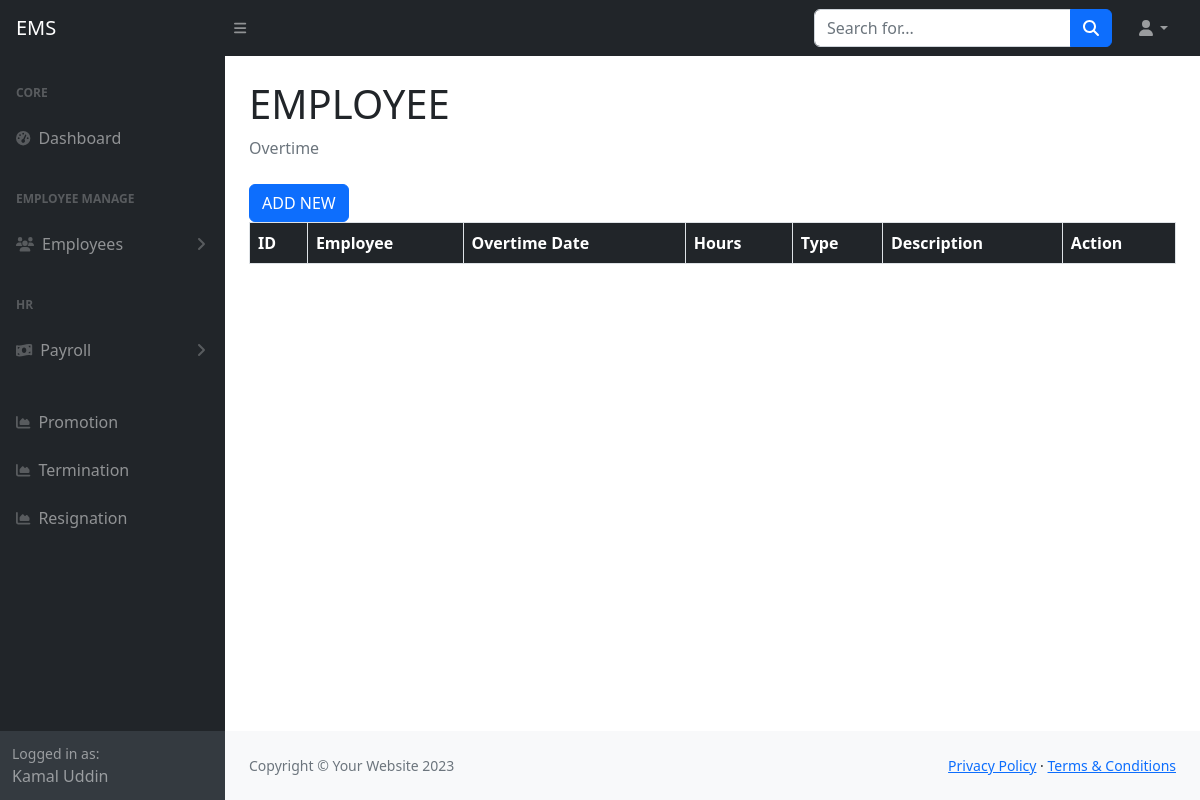
Page /overtime_list.php (signed in) on the earlier database version.
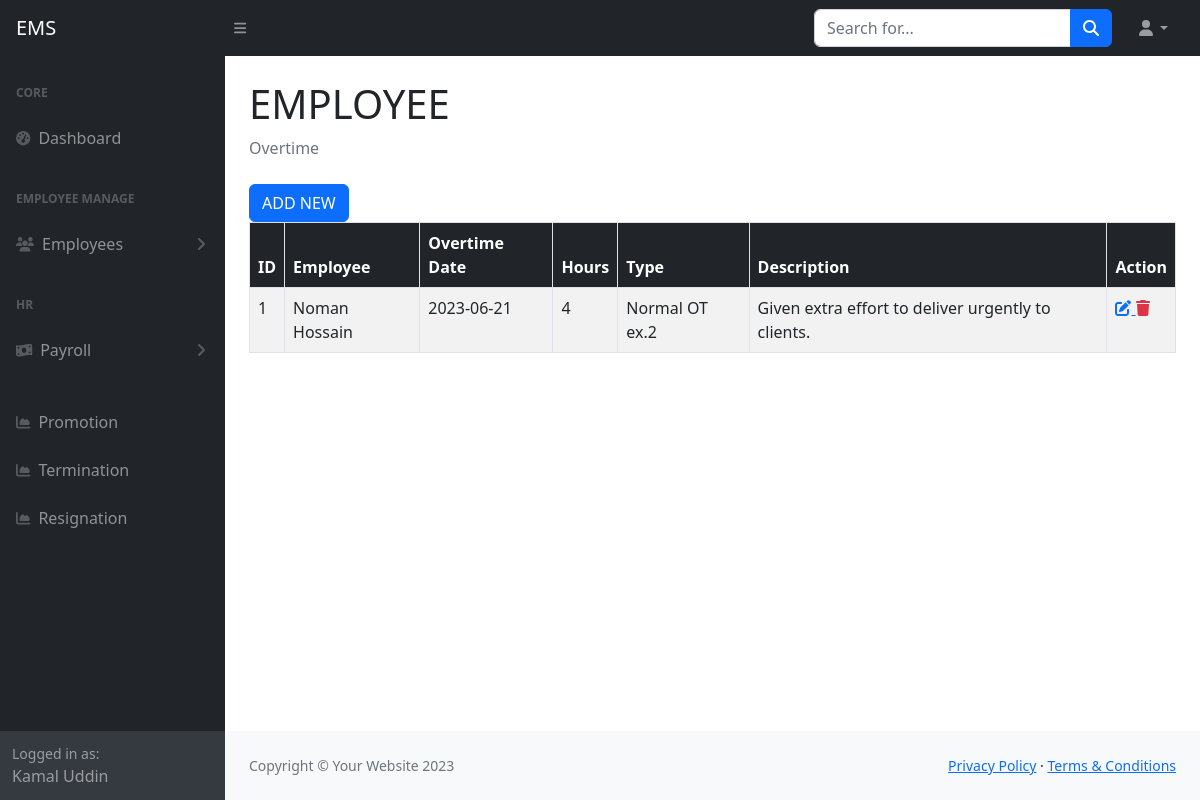
Same page on the later database version.
### tables this page shows
CREATE TABLE `tbl_overtime` (
  `id` int(50) NOT NULL,
  `employee` varchar(255) DEFAULT NULL,
  `overtime_date` date DEFAULT NULL,
  `hours` int(15) DEFAULT NULL,
  `type` varchar(255) DEFAULT NULL,
  `description` text DEFAULT NULL,
  `created_at` datetime DEFAULT NULL,
  `created_by` varchar(255) DEFAULT NULL,
  `updated_at` datetime DEFAULT NULL,
  `updated_by` varchar(255) DEFAULT NULL,
  `deleted_at` datetime DEFAULT NULL
);

CREATE TABLE `tbl_employees` (
  `id` int(50) NOT NULL,
  `first_name` varchar(255) NOT NULL,
  `last_name` varchar(255) NOT NULL,
  `email` varchar(255) NOT NULL,
  `phone` varchar(15) DEFAULT NULL,
  `employee_id` varchar(255) DEFAULT NULL,
  `department_id` int(11) DEFAULT NULL,
  `designation_id` int(11) DEFAULT NULL,
  `joining_date` date DEFAULT NULL,
  `yearly_leave` int(11) NOT NULL,
  `image` varchar(255) DEFAULT NULL,
  `basic_salary` decimal(10,2) NOT NULL,
  `created_at` datetime DEFAULT NULL,
  `created_by` varchar(255) DEFAULT NULL,
  `updated_at` datetime DEFAULT NULL,
  `updated_by` varchar(255) DEFAULT NULL,
  `deleted_at` datetime DEFAULT NULL
);

### include/settings.php (called while the page is built)
<?php
$protocol = isset($_SERVER['HTTPS']) ? 'https' : 'http';
$base_url="$protocol://".$_SERVER['SERVER_NAME']."/".explode('/',$_SERVER['SCRIPT_NAME'])[1]."/";
    require_once('class/crud.php');
    $mysqli=new crud;
?>

### class/crud.php (called while the page is built, shortened)
<?php
    class crud{
        private $host='localhost';
        private $user='root';
        private $password='';
        private $database='employee';
        private $connection;
        public function __construct(){
            $this->connection=new mysqli($this->host,$this->user,$this->password,$this->database);
        }
        public function common_select_query($sql){
            $result=array();
            $error=false;
            $rs=$this->connection->query($sql);
            if($rs){
                if($rs->num_rows > 0){
                    while($r=$rs->fetch_object()){
                        array_push($result,$r);
                    }
                }
            }else{
                $error=$this->connection->error;
            }
            $return = array('data'=>$result,'error'=>$error);
            return $return;
        }
    }
?>

### overtime_list.php (the view)
<?php require_once('include/header.php') ?>
<?php require_once('include/sidebar.php') ?>
<div class="container-fluid px-4">
    <h1 class="mt-4">EMPLOYEE</h1>
    <ol class="breadcrumb mb-4">
        <li class="breadcrumb-item active">Overtime</li>
    </ol>
    <a href="<?= $base_url?>overtime_add.php"class="btn btn-primary align-right">ADD NEW</a>
    <table class="table table-striped table-bordered">
        <thead class="bg-dark text-white">
            <tr>
                <th>ID</th>
                <th>Employee</th>
                <th>Overtime Date</th>
                <th>Hours</th>
                <th>Type</th>
                <th>Description</th>
                <th>Action</th>
            </tr>
        </thead>
        <tbody>
            <?php
                    $data=$mysqli->common_select_query('SELECT tbl_overtime.*,tbl_employees.first_name,tbl_employees.last_name
                    From `tbl_overtime`
                    join tbl_employees on tbl_employees.id=tbl_overtime.employee
                    where tbl_overtime.deleted_at is null');
                if(!$data['error']){
                        foreach($data['data'] as $d){
                    ?>
            <tr>
                <td><?= $d->id ?></td>
                <td><?= $d->first_name ?> <?= $d->last_name ?></td>
                <td><?= $d->overtime_date ?></td>
                <td><?= $d->hours ?></td>
                <td><?= $d->type ?></td>
                <td><?= $d->description ?></td>
                <td>
                    <a title="Update" href="<?= $base_url?>overtime_edit.php?id=<?= $d->id ?>">
                                <i class="fa fa-edit"></i>
                    </a>
                    <a title="Delete" class="text-danger" href="overtime_delete.php?id=<?= $d->id ?>">
                                <i class="fa fa-trash"></i>
                    </a>
                </td>
            </tr>
            <?php
            }
                    }
                    ?>
        </tbody>
    </table>
</div>
<?php require_once('include/footer.php') ?>

Differences in the rows shown:
added tbl_overtime: id "1", tbl_employees.first_name "Noman", tbl_employees.last_name "Hossain", overtime_date "2023-06-21", hours "4", type "Normal OT ex.2", description "Given extra effort to deliver urgently to clients."
